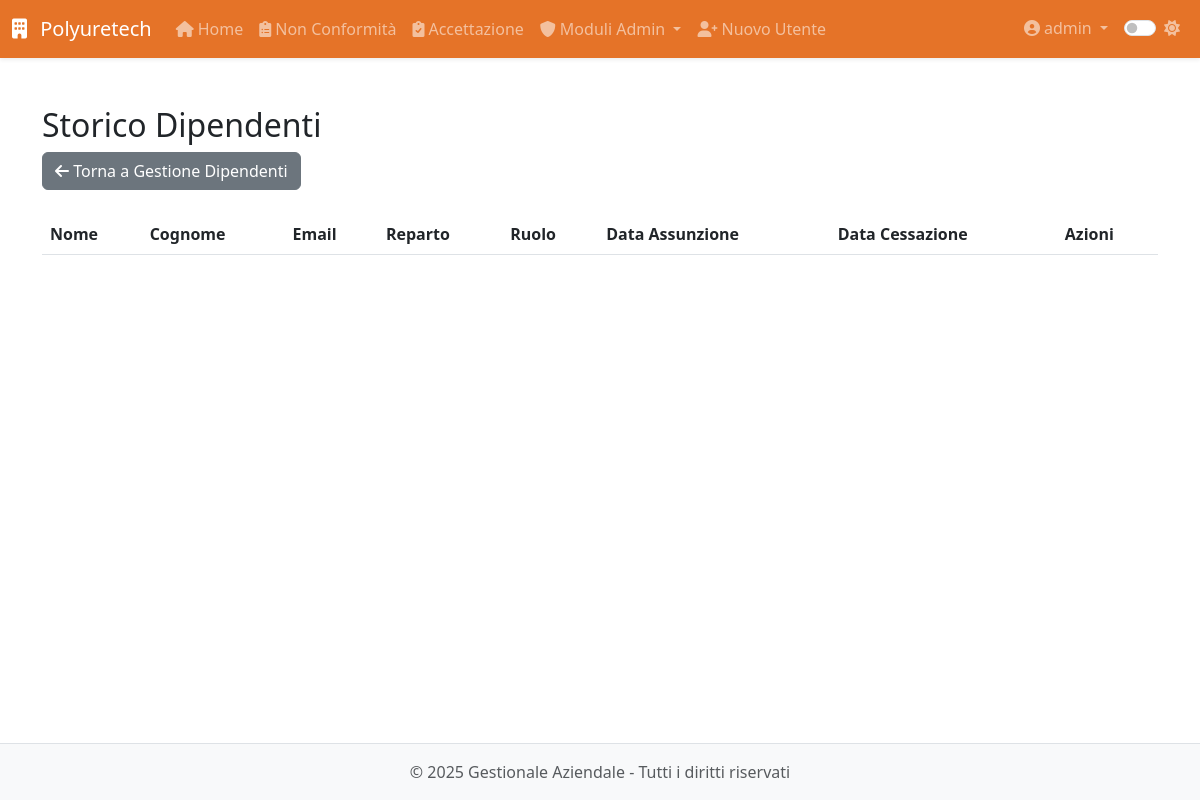
The app's page /modulo8/dipendenti/storico (signed in), older data.
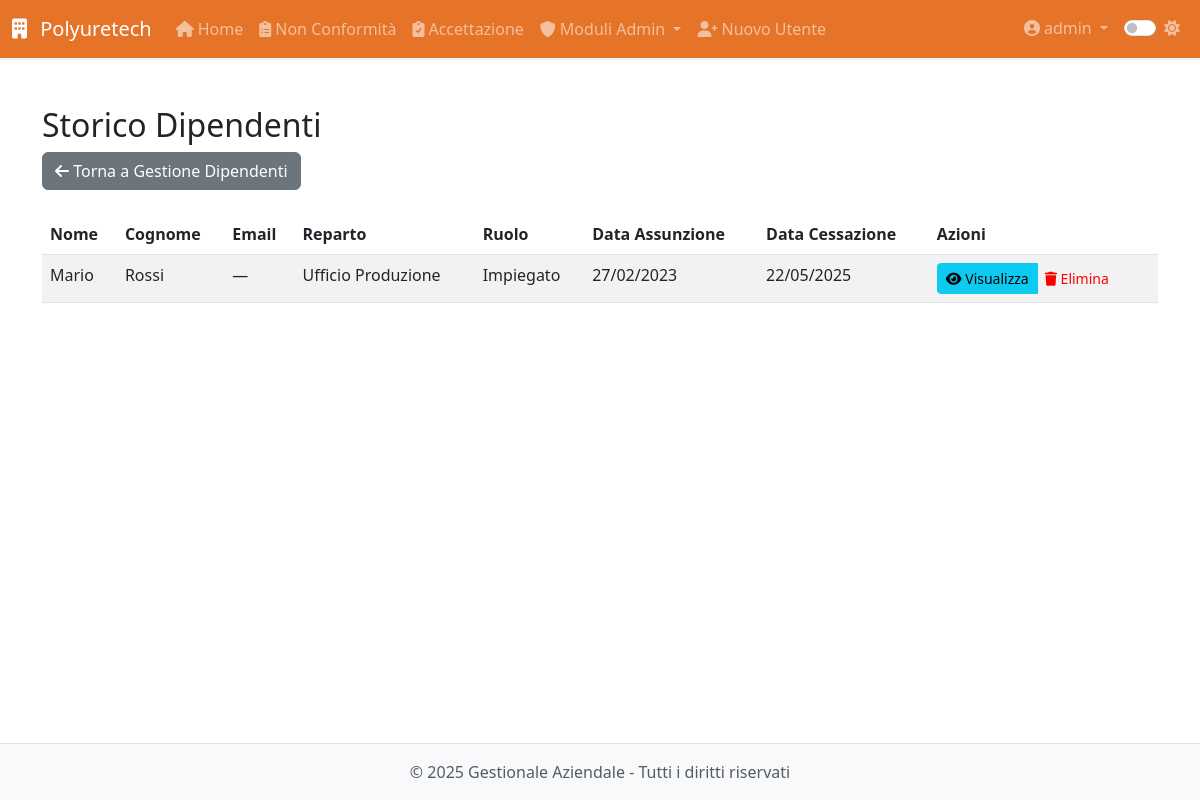
The same page, newer data.
### app/models.py (models this page shows, shortened)
class Dipendente(db.Model):
    __tablename__ = 'dipendente'
    id = db.Column(db.Integer, primary_key=True)
    nome = db.Column(db.String(100), nullable=False)
    cognome = db.Column(db.String(100), nullable=False)
    data_nascita = db.Column(db.Date, nullable=False)
    luogo_nascita = db.Column(db.String(100), nullable=False)
    provincia_nascita = db.Column(db.String(2), nullable=False)
    codice_fiscale = db.Column(db.String(16))
    email = db.Column(db.String(120))
    telefono = db.Column(db.String(20))
    matricola = db.Column(db.String(20), unique=True)
    reparto = db.Column(db.String(100))
    ruolo = db.Column(db.String(100))
    data_assunzione_somministrazione = db.Column(db.Date)
    agenzia_somministrazione = db.Column(db.String(100))
    data_assunzione_indeterminato = db.Column(db.Date)
    legge_104 = db.Column(db.Boolean, default=False)
    donatore_avis = db.Column(db.Boolean, default=False)
    indirizzo_residenza = db.Column(db.String(200))
    citta_residenza = db.Column(db.String(100))
    provincia_residenza = db.Column(db.String(2))
    cap_residenza = db.Column(db.String(5))
    data_cessazione = db.Column(db.Date)
    note = db.Column(db.Text)
    archiviato = db.Column(db.Boolean, default=False)
    created_by_id = db.Column(db.Integer, db.ForeignKey('users.id'))
    created_by = db.relationship('User', backref='dipendenti_creati')
    competenze = db.relationship('Competenza',
                               secondary='dipendente_competenza',
                               backref=db.backref('dipendenti', lazy='dynamic'))
    competenze_associate = db.relationship('DipendenteCompetenza',
                                         back_populates='dipendente',
                                         overlaps="competenze,dipendenti")
    vestiario = db.relationship('Inventory',
                              secondary='prelievi_vestiario',
                              backref='dipendenti')
    performance = db.relationship('Performance', back_populates='dipendente', cascade='all, delete-orphan')
    partecipazioni_corsi = db.relationship('PartecipazioneCorso', backref='dipendente', lazy=True)
    corsi_sicurezza = db.relationship('CorsoSicurezza', secondary='dipendente_corso_sicurezza',
                                    backref=db.backref('dipendenti', lazy=True))

### app/routes/modulo8.py (the view)
@modulo8.route('/dipendenti/storico')
@login_required
@admin_required
def storico_dipendenti():
    dipendenti = Dipendente.query.filter_by(archiviato=True).order_by(Dipendente.data_cessazione.desc()).all()
    return render_template('modulo8/dipendenti/storico.html', dipendenti=dipendenti)

### app/models.py (called while the page is built)
@login_manager.user_loader
def load_user(id):
    return User.query.get(int(id))

    def is_admin(self):
        return self.role == 'admin'

### app/utils.py (called while the page is built)
def admin_required(f):
    @wraps(f)
    def decorated_function(*args, **kwargs):
        if not current_user.is_authenticated or not current_user.is_admin():
            abort(403)  # Accesso negato
        return f(*args, **kwargs)
    return decorated_function

### app/templates/modulo8/dipendenti/storico.html (shortened to what this page needs)
{% extends 'base.html' %}
{% block content %}
<div class="module-view">
  <h2>Storico Dipendenti</h2>
  <div class="mb-4">
    <a href="{{ url_for('modulo8.dipendenti') }}" class="btn btn-secondary">
      <i class="fas fa-arrow-left"></i> Torna a Gestione Dipendenti
    </a>
  </div>
  <table class="table table-striped">
    <thead>
      <tr>
        <th>Nome</th>
        <th>Cognome</th>
        <th>Email</th>
        <th>Reparto</th>
        <th>Ruolo</th>
        <th>Data Assunzione</th>
        <th>Data Cessazione</th>
        <th>Azioni</th>
      </tr>
    </thead>
    <tbody>
      {% for dip in dipendenti %}
      <tr>
        <td>{{ dip.nome }}</td>
        <td>{{ dip.cognome }}</td>
        <td>{{ dip.email or '—' }}</td>
        <td>{{ dip.reparto or '—' }}</td>
        <td>{{ dip.ruolo or '—' }}</td>
        <td>
          {% if dip.data_assunzione_indeterminato %}
            {{ dip.data_assunzione_indeterminato.strftime('%d/%m/%Y') }}
          {% else %}
            —
          {% endif %}
        </td>
        <td>{{ dip.data_cessazione.strftime('%d/%m/%Y') }}</td>
        <td>
          <div class="btn-group">
            <a href="{{ url_for('modulo8.visualizza_archivio_dipendente', id=dip.id) }}" class="btn btn-sm btn-info">
              <i class="fas fa-eye"></i> Visualizza
            </a>
            <button type="button" class="btn btn-sm btn-danger" data-bs-toggle="modal" data-bs-target="#deleteModal{{ dip.id }}">
              <i class="fas fa-trash"></i> Elimina
            </button>
          </div>
        </td>
      </tr>
      {% endfor %}
    </tbody>
  </table>
</div>
{% endblock %}

Row changes from the older to the newer data that the page shows:
now on this page (row edited): Dipendente: nome "Mario", cognome "Rossi", email "—", reparto "Ufficio Produzione", ruolo "Impiegato", data_assunzione_indeterminato "27/02/2023", data_cessazione "22/05/2025"
